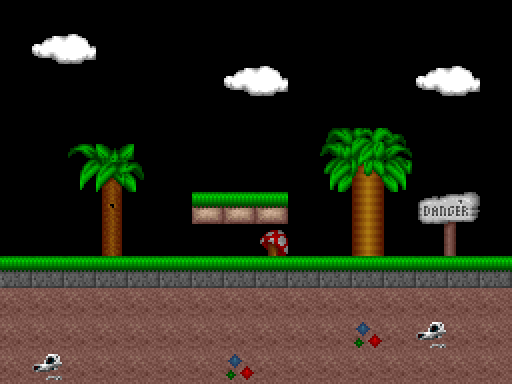

A level layout from a 2D game, rendered from its tile map. Below: a short description, then the map file with tile-grid data replaced by summaries:
An orthogonal 16x12 tile map with 32x32 px tiles, 1 tile layer (Layer) and 5 objects (2x floor, mushroom, sign, underground).

<map version="1.10" tiledversion="1.10.1" orientation="orthogonal" renderorder="right-down" width="16" height="12" tilewidth="32" tileheight="32" infinite="0" nextlayerid="4" nextobjectid="6">
 <properties>
  <property name="hero.position" value="400,525,1" />
 </properties>
 <tileset firstgid="1" name="tiles" tilewidth="32" tileheight="32" spacing="2" margin="2" tilecount="198" columns="18">
  <properties>
   <property name="alpha" value="1" />
  </properties>
  <image source="tiles.png" width="640" height="400" />
 </tileset>
 <layer id="1" name="Layer" width="16" height="12">
  <data>[192 cells, 96 non-empty, 29 distinct tile ids]</data>
 </layer>
 <objectgroup id="2" name="Objects">
  <object id="1" name="ground" type="floor" x="0" y="256" width="512" height="32">
   <properties>
    <property name="type" value="sand" />
   </properties>
  </object>
  <object id="2" name="platform" type="floor" x="192" y="192" width="96" height="32" />
  <object id="3" name="mushroom" type="mushroom" x="256" y="224" width="32" height="32">
   <properties>
    <property name="player.life.bonus" value="1" />
   </properties>
   <ellipse />
  </object>
  <object id="4" name="danger" type="sign" x="448" y="192">
   <polygon points="0,0 32,64 -32,64 0,0" />
  </object>
  <object id="5" name="dirt" type="underground" x="32" y="320">
   <properties>
    <property name="bones" value="2" />
    <property name="treasures" value="2" />
    <property name="type" value="dirt" />
   </properties>
   <polyline points="0,0 448,0 448,64 0,64 0,0" />
  </object>
 </objectgroup>
 <imagelayer id="3" name="Image Layer" />
</map>
